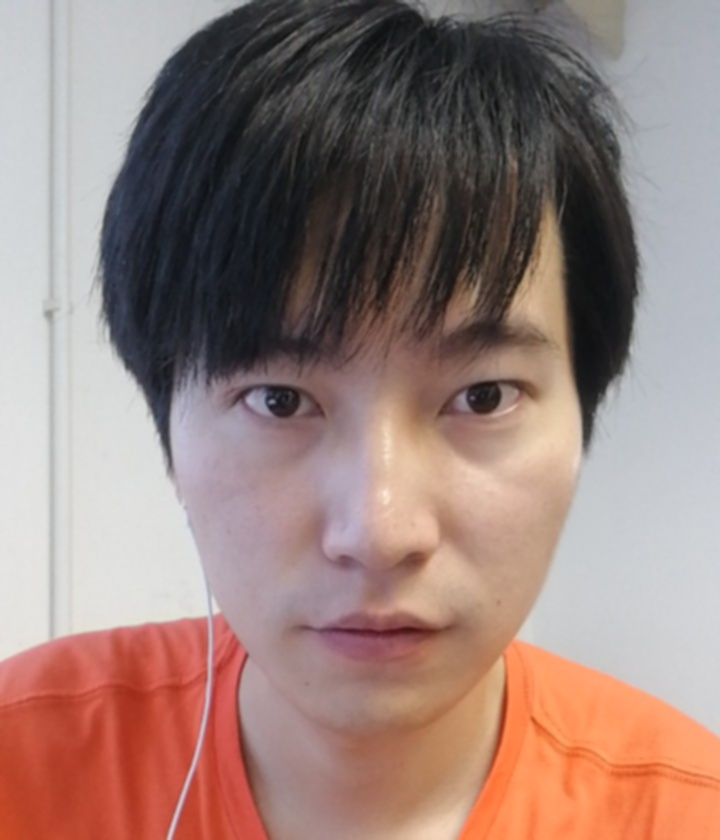
#> input picture face_database/user.jpg, 720 x 840 px
$ python shadow.py
#> lines starting #> are read from the running program, lines starting #| are printed output that depends on the picture; after the words box and inside, x2 and y2 are one past the last pixel; in counts of white or black regions, pixels touching at a corner belong together
# -*- coding: utf-8 -*-
import numpy as np
import cv2
from skimage.morphology import remove_small_objects
im1=cv2.imread(r'user.jpg')
#> im1 is the input picture: shape (840, 720, 3); mean B, G, R 122.2, 128.3, 153.3
b,g,r=np.double(cv2.split(im1))
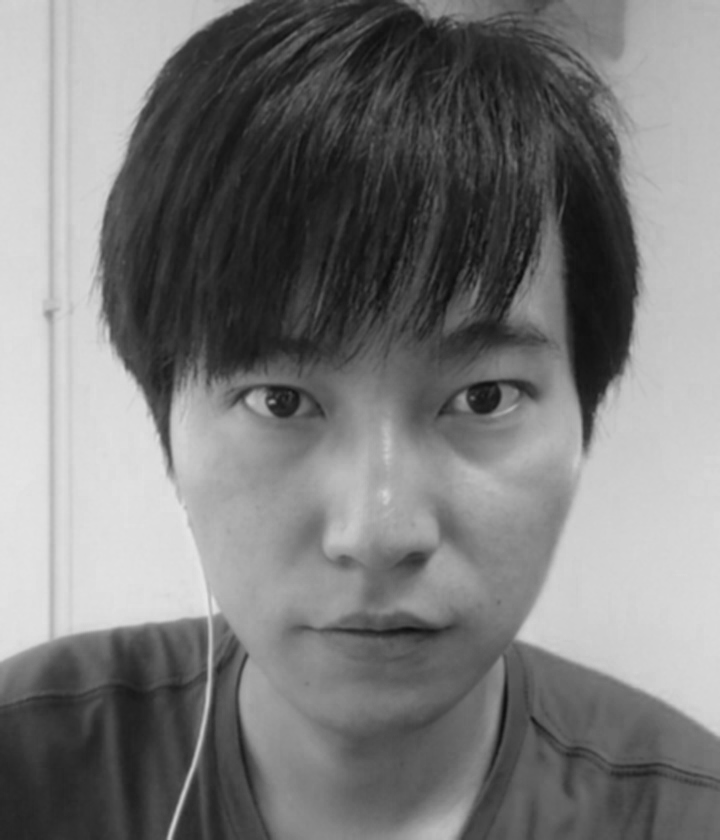
#> b: shape (840, 720) float64; min 11, max 230, mean 122.2
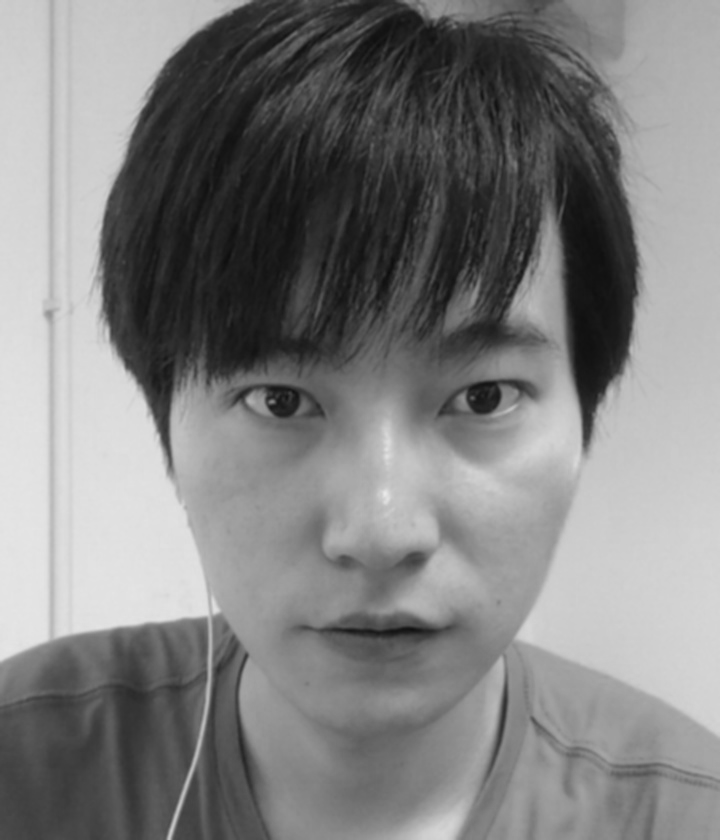
#> g: shape (840, 720) float64; min 13, max 233, mean 128.3
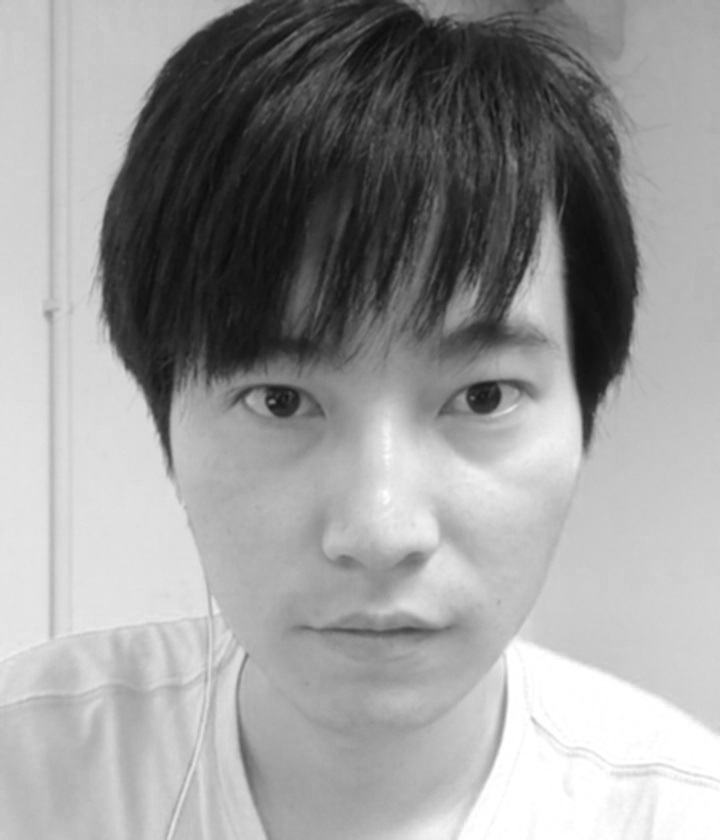
#> r: shape (840, 720) float64; min 11, max 255, mean 153.3
shadow_ratio = (4/np.pi)*np.arctan2((b-g),(b+g)) #mutiply 4/pi is to ensure value[0,1]
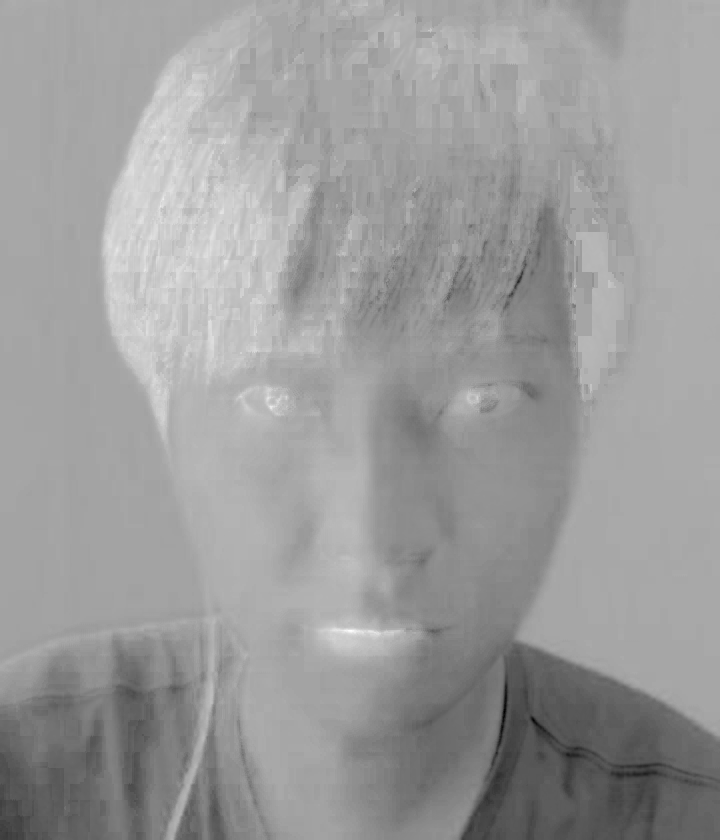
#> shadow_ratio: shape (840, 720) float64; min -0.629, max 0.342, mean -0.0348; drawn with min black and max white
shadow_mask=shadow_ratio>0.2
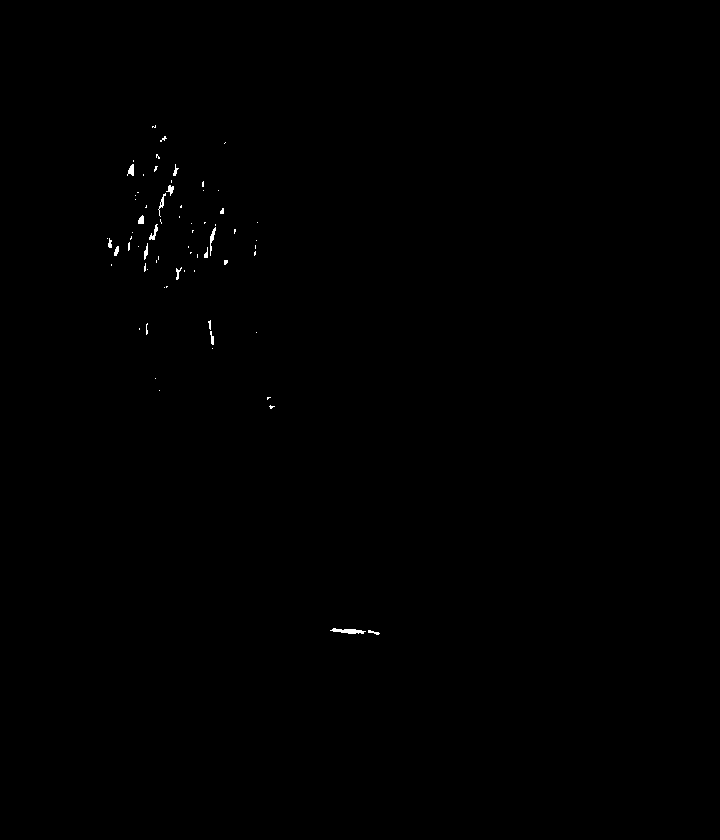
#> shadow_mask: shape (840, 720) bool; 0.16% white; 70 white regions (54 under 20 px), largest, box (x1, y1, x2, y2) and area: (330, 628, 366, 634) 125, (210, 227, 216, 256) 66, (149, 224, 158, 240) 58
#cv2.imshow("shadow_mask",np.uint8(shadow_mask*255))
shadow_mask[:5,:]=0
shadow_mask[-5:,:]=0
shadow_mask[:,:5]=0
shadow_mask[:,-5:]=0#边界上的值=0
#cv2.imshow("shadow_mask1",np.uint8(shadow_mask*255))
shadow_mask=remove_small_objects(shadow_mask, min_size=100, connectivity=3)
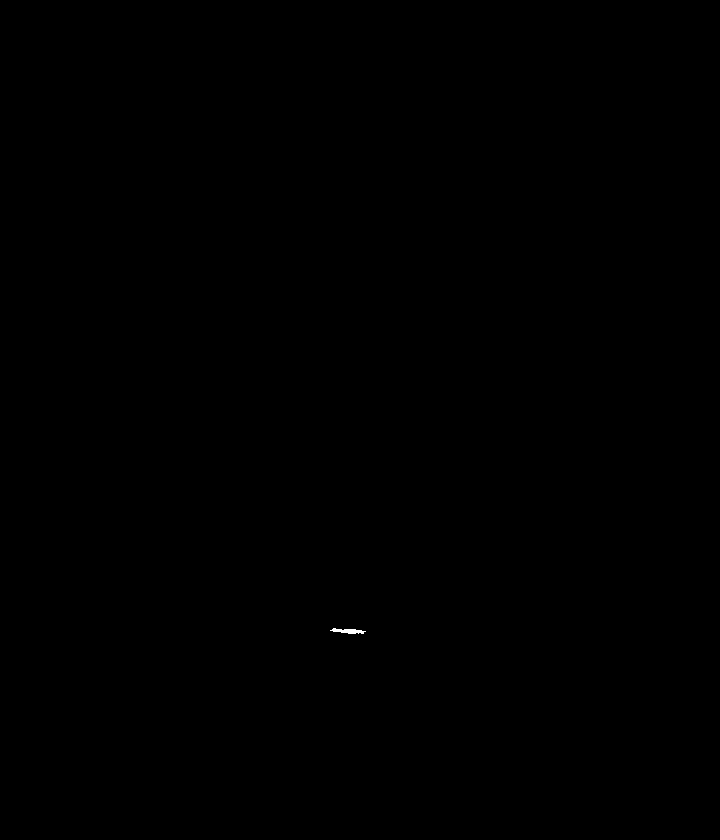
#> shadow_mask: shape (840, 720) bool; 0.02% white; 1 white region, box (x1, y1, x2, y2) and area: (330, 628, 366, 634) 125
# opencv 中没有matlab 中类似bwareaopen的函数，二值图像面积开运算
cv2.imwrite("shadow_mask1.jpg",np.uint8(shadow_mask*255))
kernel=cv2.getStructuringElement(cv2.MORPH_ELLIPSE,(5,5))
kernel[1,0]=0
kernel[3,0]=0
kernel[1,4]=0
kernel[3,4]=0
shadow_mask1=np.uint8(shadow_mask*1)
mask=cv2.dilate(shadow_mask1,kernel)-shadow_mask1
#> mask: shape (840, 720); values 0 (black) and 1 (white), 0.03% white in thin lines or dots, all inside (x1, y1, x2, y2) = (328, 626, 368, 636)
#cv2.imshow("boundary",np.uint8(mask*255))
#substarct shadow_mask is to get boundary
#get boundary
[row,col]=np.where(mask==1)
#> row = 153 values from 626 to 635; col = 153 values, max 367 at index 81, min 328 at index 69, mean 347.6
#for i in range(len(row)-1):
#    cv2.line(im1,(col[i],row[i]),(col[i+1],row[i+1]),(0,0,255),1)
im1[row,col,:]=im1[40,40,:]
#> im1: shape (840, 720, 3); 0.03% of pixels changed, all inside (x1, y1, x2, y2) = (328, 626, 368, 636)
#cv2.imshow("original-shadow",im1)
#cv2.waitKey(0)

$ run again, with face_database/1.jpg copied over face_database/user.jpg
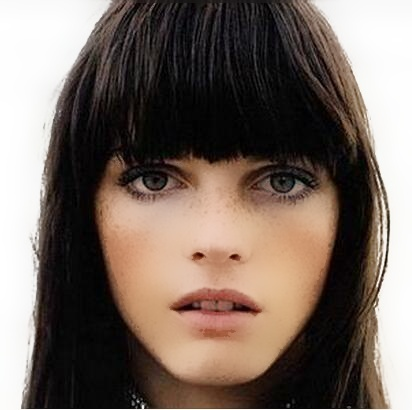
#> input picture face_database/1.jpg, 412 x 410 px
#> im1 is the input picture: shape (410, 412, 3); mean B, G, R 97.2, 106, 120.2
#> `shadow_mask=shadow_ratio>0.2`:
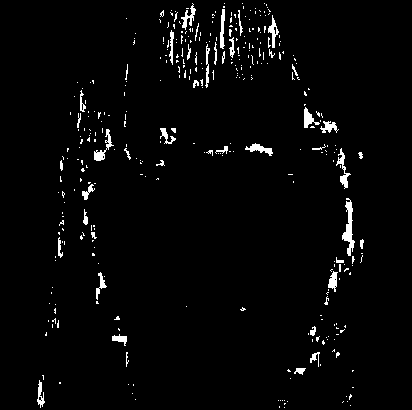
#> shadow_mask: shape (410, 412) bool; 2.7% white; 355 white regions (310 under 20 px), largest, box (x1, y1, x2, y2) and area: (342, 198, 355, 256) 324, (336, 148, 351, 189) 183, (94, 129, 114, 161) 181
#> mask: shape (410, 412); values 0 (black) and 1 (white), 1.3% white in thin lines or dots, all inside (x1, y1, x2, y2) = (35, 3, 357, 407)
#> row = 2198 values from 3 to 406; col = 2198 values, max 356 at index 1738, min 35 at index 2159, mean 239.3
#> `im1[row,col,:]=im1[40,40,:]`:
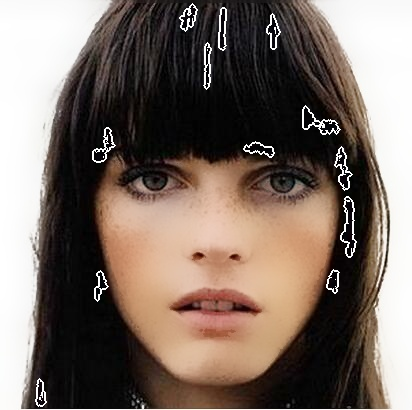
#> im1: shape (410, 412, 3); 1.3% of pixels changed, all inside (x1, y1, x2, y2) = (35, 3, 357, 407)

$ run again, with face_database/23-4.jpg copied over face_database/user.jpg
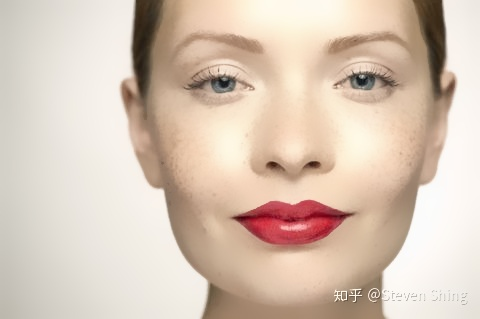
#> input picture face_database/23-4.jpg, 480 x 319 px
#> im1 is the input picture: shape (319, 480, 3); mean B, G, R 182.8, 198.5, 216.9
#> `shadow_mask=shadow_ratio>0.2`:
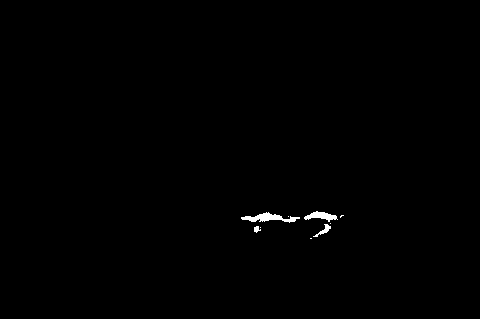
#> shadow_mask: shape (319, 480) bool; 0.38% white; 9 white regions (5 under 20 px), largest, box (x1, y1, x2, y2) and area: (241, 212, 300, 223) 289, (304, 211, 338, 222) 186, (313, 224, 331, 237) 72, (254, 226, 261, 233) 31
#> mask: shape (319, 480); values 0 (black) and 1 (white), 0.27% white in thin lines or dots, all inside (x1, y1, x2, y2) = (239, 209, 340, 225)
#> row = 409 values from 209 to 224; col = 409 values, max 339 at index 252, min 239 at index 180, mean 289.1
#> `im1[row,col,:]=im1[40,40,:]`:
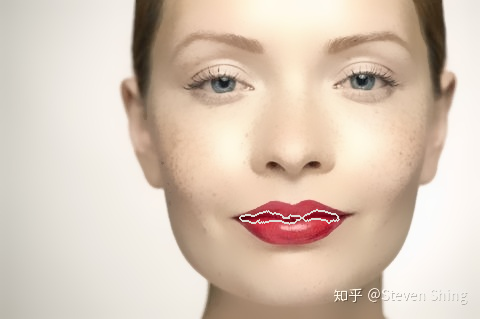
#> im1: shape (319, 480, 3); 0.27% of pixels changed, all inside (x1, y1, x2, y2) = (239, 209, 340, 225)
